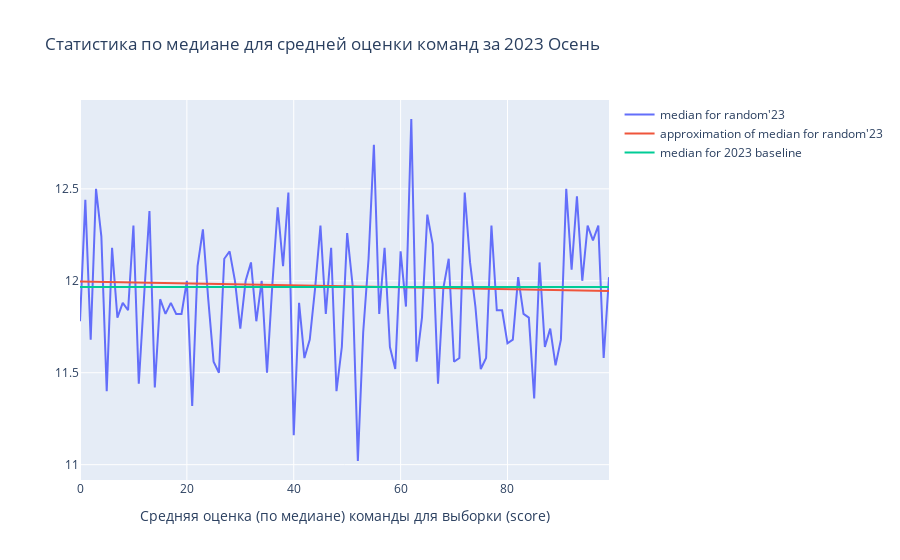

Here is the notebook cell this chart was saved with:
### Code cell
grapth = go.Figure()
grapth.add_trace(go.Scatter(x=list(stat_projects_23.keys()), y=[x[0][1] for x in list(stat_projects_23.values())], mode='lines', name="median for random'23"))
grapth.add_trace(go.Scatter(x=x, y=y, mode='lines', name="approximation of median for random'23"))
grapth.add_trace(go.Scatter(x=list(stat_projects_23.keys()), y=[median_baseline_23]*100, mode='lines', name="median for 2023 baseline"))

grapth.update_layout(title='Cтатистика по медиане для средней оценки команд за 2023 Осень', xaxis_title='Средняя оценка (по медиане) команды для выборки (score)', yaxis_title='')

grapth.show()
